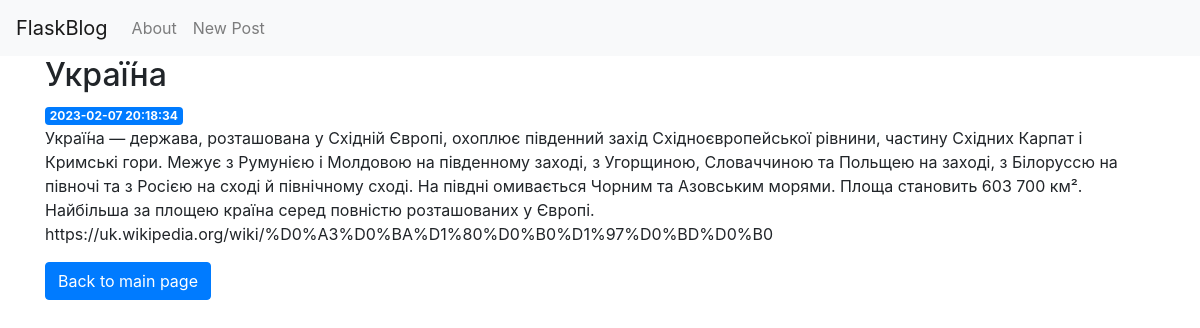
The page /1 on the database its author committed.
### tables this page shows
CREATE TABLE posts (
    id INTEGER PRIMARY KEY AUTOINCREMENT,
    created TIMESTAMP NOT NULL DEFAULT CURRENT_TIMESTAMP,
    title TEXT NOT NULL,
    content TEXT NOT NULL
);

### app.py (the view)
@app.route('/<int:post_id>')
def post(post_id):
    post = get_post(post_id)
    return render_template('post.html', post=post)

### app.py (called while the page is built)
def get_db_connection():
    conn = sqlite3.connect('database.db')
    conn.row_factory = sqlite3.Row
    return conn

def get_post(post_id):
    conn = get_db_connection()
    post = conn.execute('SELECT * FROM posts WHERE id = ?',
                        (post_id,)).fetchone()
    conn.close()
    if post is None:
        abort(404)
    return post

### templates/post.html
{% extends 'base.html' %}
{% block content %}
    <h2>{% block title %} {{ post['title'] }} {% endblock %}</h2>
    <span class="badge badge-primary">{{ post['created'] }}</span>
    <p>{{ post['content'] }}</p>
    <a class="btn btn-primary" href="{{url_for('index')}}" role="button">Back to main page</a>
{% endblock %}

### rows shown on the page
posts: title "Украї́на", created "2023-02-07 20:18:34", content "Украї́на — держава, розташована у Східній Європі, охоплює південний захід Східноєвропейської рівнини, частину Східних Карпат і Кримські гори. Межує з Румунією і Молдовою на південному заході, з Угорщиною, Словаччиною та Польщею на заході, з Білоруссю на півночі та з Росією на сході й північному сході. На півдні омивається Чорним та Азовським морями. Площа становить 603 700 км². Найбільша за площею країна серед повністю розташованих у Європі. https://uk.wikipedia.org/wiki/%D0%A3%D0%BA%D1%80%D0%B0%D1%97%D0%BD%D0%B0"
